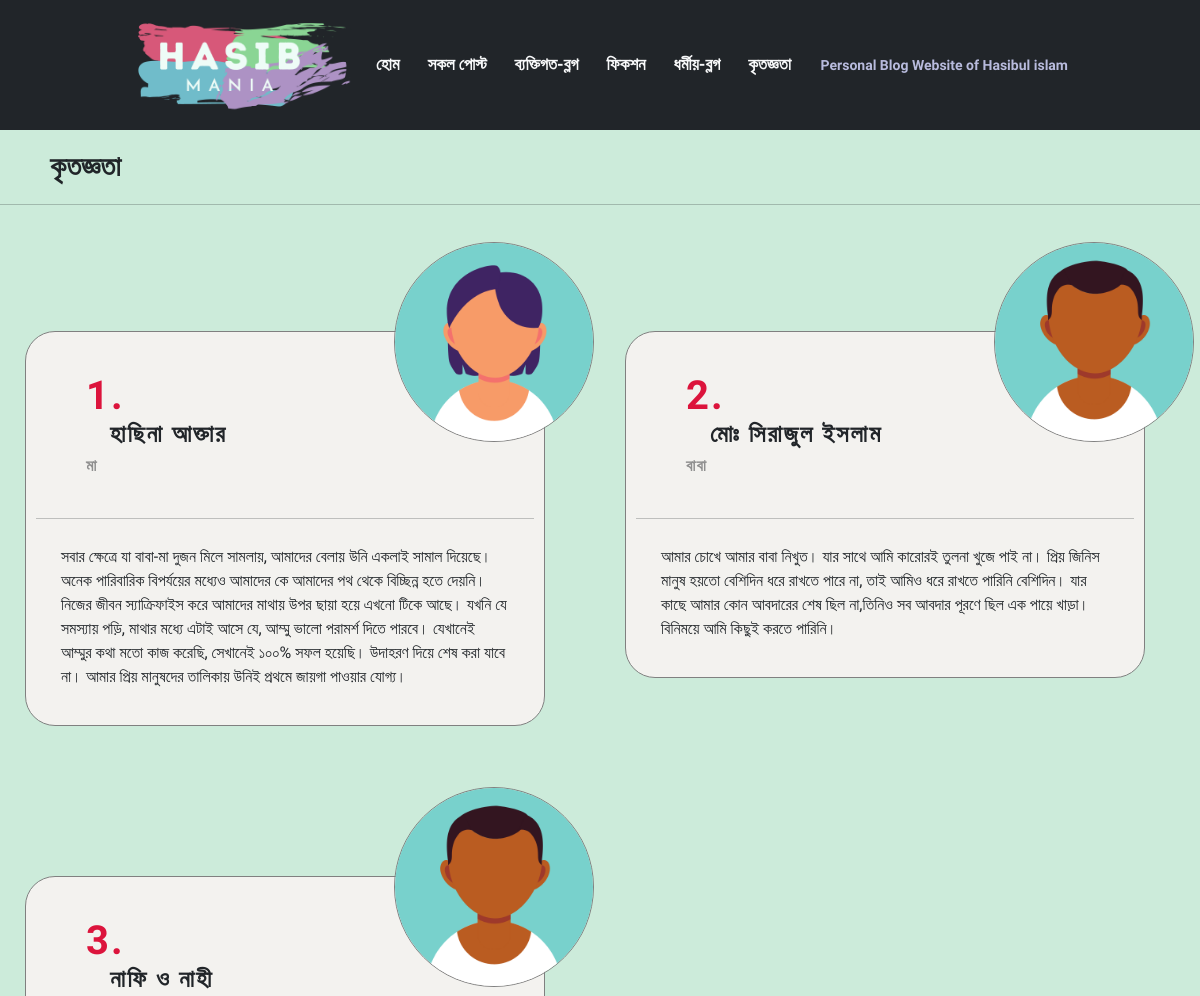
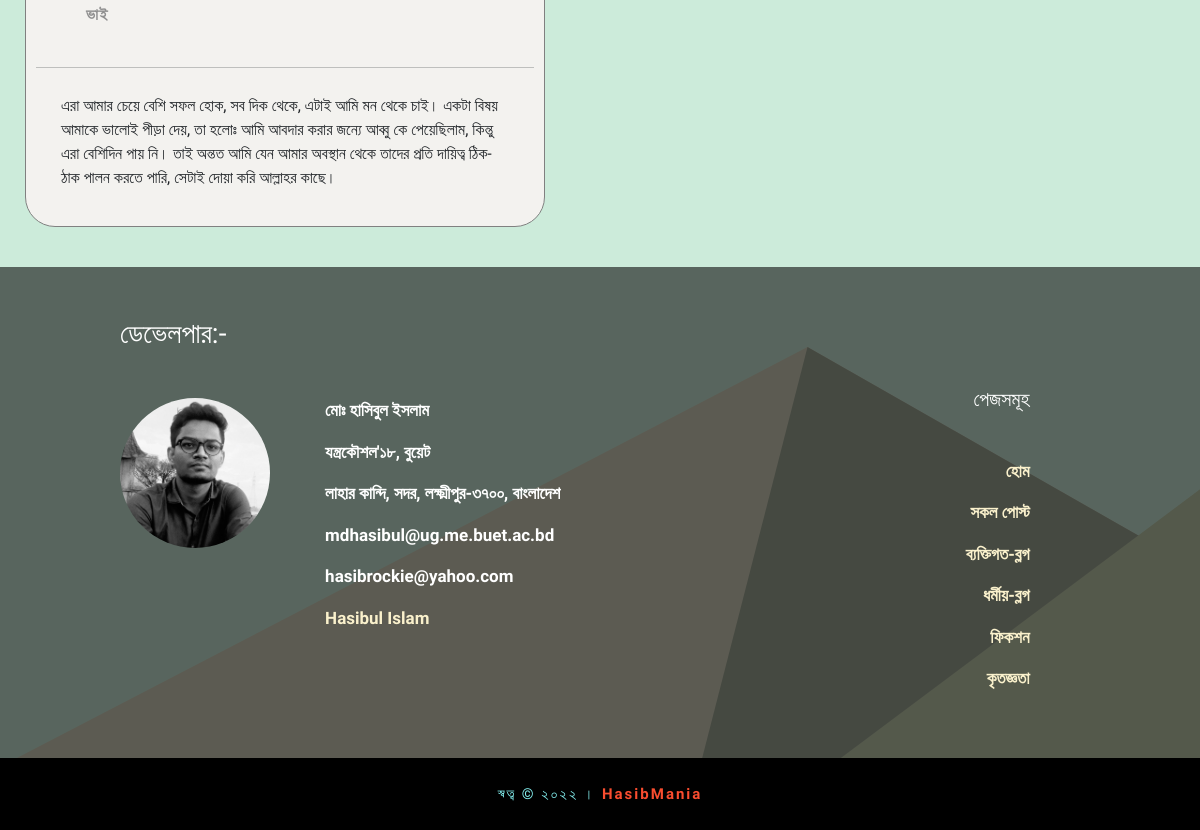
Page /gratitude/ on the committed database (2 pictures, top to bottom).
### home/models.py (models this page shows, shortened)
class Gratitude(models.Model):
    num = models.IntegerField(primary_key=True)
    name = models.CharField(max_length=264)
    gender = models.CharField(max_length=100, choices=(('male','male'),('female','female')), default='male')
    relation = models.CharField(max_length=264)
    img = models.ImageField(upload_to ='static/uploads/dedicated', blank=True, default='static/uploads/dedicated/male.png')
    dedicated = models.TextField()

### home/views.py (the view)
# urls.py: path('gratitude/',views.gratitude, name="gratitude"),
def gratitude(request):
    grat_dict = { 'dedicated' : Gratitude.objects.all()}
    return render(request, 'home/gratitude.html', context=grat_dict)

### template/home/gratitude.html (shortened to what this page needs)
{% extends 'base.html' %}
{% load static %}
{% block styles %}
    <link rel="stylesheet" href="{% static 'css/gratitude.css' %}" />
{% endblock %}
{% block body_block %}
    <h3 class="gratitude-top">কৃতজ্ঞতা  </h3> <hr>
    <div class="all-gratitude">
    {% for message in dedicated %}
    <div class="gratitude">
        <div class="section-grat">
          <div class="item-grat">
            <div class="p-top">
              <div class="p-left">
                <h4 class="p-name"> <span class="dedication-num">
                    {{message.num}}. <br>
                </span> &nbsp; &nbsp;{{message.name}}</h4>
                <h6 class="p-relation"> {{message.relation}} </h6>
              </div>
              <div class="p-right">
                <img src="../{{STATIC_URL}}{{message.img}}" alt="hasib" />
              </div>
            </div>
            <hr />
            <p class="p-details">
              {{message.dedicated}}
            </p>
          </div>
        </div>
      </div>
{% endfor %}
    </div>
{% endblock body_block %}

### static/css/base.css (style rules this page uses)
body { margin: 0; font-family: "Baloo Da 2", -apple-system, BlinkMacSystemFont, "Segoe UI", "Roboto", "Oxygen", "Ubuntu", "Cantarell", "Fira Sans", "Droid Sans", "Helvetica Neue", sans-serif; -webkit-font-smoothing: antialiased; -moz-osx-font-smoothing: grayscale; background-color: #ccebda; background-attachment: fixed; background-size: cover; }

### static/css/gratitude.css (style rules this page uses)
.gratitude { font-family: 'Baloo Da 2', cursive; box-sizing: border-box; width: 100%; }
.all-gratitude { display: grid; grid-template-columns: repeat(2, 1fr); }
.gratitude-top { padding-left: 30px; margin: 20px; font-weight: bold; }
.section-grat { padding-top: 100px; padding-bottom: 30px; padding-right: 0; width: 95%; }
.dedication-num { font-size: 40px; color: crimson; }
.item-grat { border: 1px solid gray; margin: 10px 25px; padding: 10px; text-align: left; background-color: #f3f2ef; border-radius: 30px; }
.p-top { display: grid; grid-template-columns: 3fr 2fr; margin-bottom: -40px; }
.p-left { padding-left: 50px; padding-top: 30px; }
.p-right { position: relative; left: 30%; top: -100px; }
.p-right img { height: 200px; border-radius: 50%; border: 1px solid gray; }
.p-details { padding: 10px 25px; }
.p-name { text-transform: uppercase; letter-spacing: 2px; font-weight: bold; }
.p-relation { color: rgb(143, 143, 143); text-transform: uppercase; letter-spacing: 1px; font-weight: bold; }

### rows in the picture
Gratitude: num "1", name "হাছিনা আক্তার", relation "মা", img (picture), dedicated "সবার ক্ষেত্রে যা বাবা-মা দুজন মিলে সামলায়, আমাদের বেলায় উনি একলাই সামাল দিয়েছে। অনেক পারিবারিক বিপর্যয়ের মধ্যেও আমাদের কে আমাদের পথ থেকে বিচ্ছিন্ন হতে দেয়নি। নিজের জীবন স্যাক্রিফাইস করে আমাদের মাথায় উপর ছায়া হয়ে এখনো টিকে আছে। যখনি যে সমস্যায় পড়ি, মাথার মধ্যে এটাই আসে যে, আম্মু ভালো পরামর্শ দিতে পারবে। যেখানেই আম্মুর কথা মতো কাজ করেছি, সেখানেই ১০০% সফল হয়েছি। উদাহরণ দিয়ে শেষ করা যাবে না। আমার প্রিয় মানুষদের তালিকায় উনিই প্রথমে জায়গা পাওয়ার যোগ্য।"
Gratitude: num "2", name "মোঃ সিরাজুল ইসলাম", relation "বাবা", img (picture), dedicated "আমার চোখে আমার বাবা নিখুত। যার সাথে আমি কারোরই তুলনা খুজে পাই না। প্রিয় জিনিস মানুষ হয়তো বেশিদিন ধরে রাখতে পারে না, তাই আমিও ধরে রাখতে পারিনি বেশিদিন। যার কাছে আমার কোন আবদারের শেষ ছিল না,তিনিও সব আবদার পূরণে ছিল এক পায়ে খাড়া। বিনিময়ে আমি কিছুই করতে পারিনি।"
Gratitude: num "3", name "নাফি ও নাহী", relation "ভাই", img (picture), dedicated "এরা আমার চেয়ে বেশি সফল হোক, সব দিক থেকে, এটাই আমি মন থেকে চাই। একটা বিষয় আমাকে ভালোই পীড়া দেয়, তা হলোঃ আমি আবদার করার জন্যে আব্বু কে পেয়েছিলাম, কিন্তু এরা বেশিদিন পায় নি। তাই অন্তত আমি যেন আমার অবস্থান থেকে তাদের প্রতি দায়িত্ব ঠিক-ঠাক পালন করতে পারি, সেটাই দোয়া করি আল্লাহর কাছে।"
